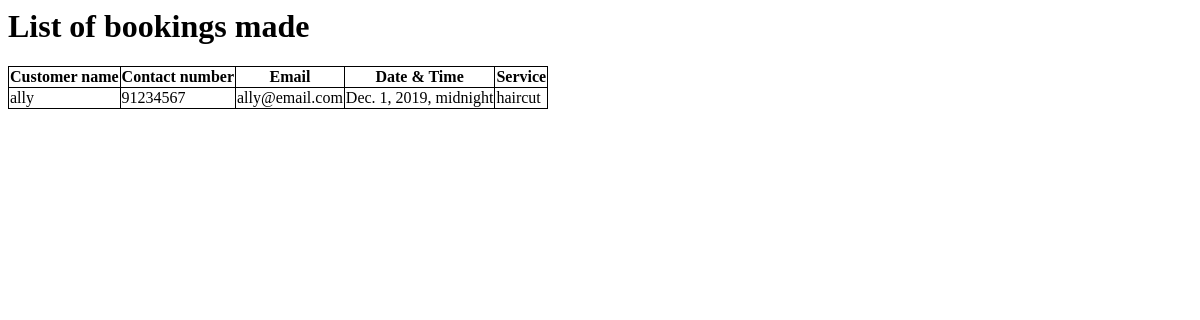
Before: /index/ with the older database file.
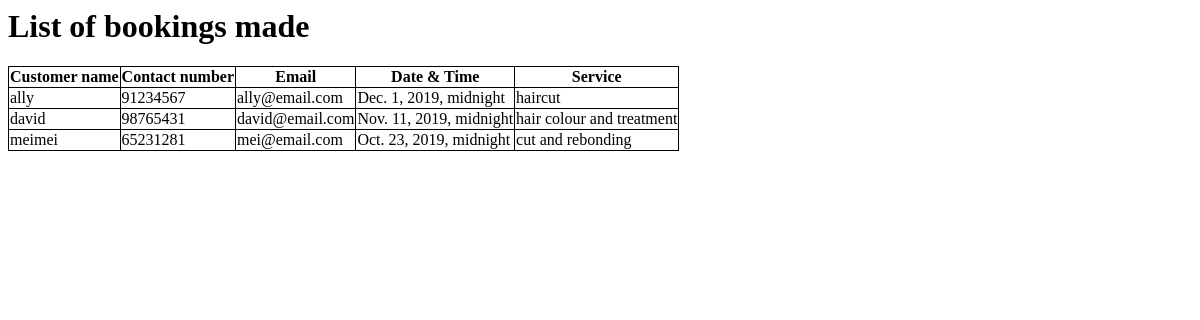
After: the same page with the newer database file.
### bookingform/models.py (models this page shows)
class customerBooking(models.Model):
    customer_name = models.CharField(max_length=50)
    email = models.EmailField()
    contact_num = models.CharField(max_length=20)
    date_time = models.DateTimeField()
    service = models.CharField(max_length=50)

### bookingform/views.py (the view)
# urls.py: path('index/', showAllBookings),
def showAllBookings(request):
    all_bookings = customerBooking.objects.all()
    return render(request, 'listbookings.html',
        {'all_bookings': all_bookings})

### templates/listbookings.html (shortened to what this page needs)
<h1>List of bookings made</h1>
<table>
    <tr>
        <th>Customer name</th>
        <th>Contact number</th>
        <th>Email</th>
        <th>Date & Time</th>
        <th>Service</th>
    </tr>
    {% for customerBooking in all_bookings %}
        <tr>
            <td>{{ customerBooking.customer_name }}</td>
            <td>{{ customerBooking.contact_num }}</td>
            <td>{{ customerBooking.email }}</td>
            <td>{{ customerBooking.date_time }}</td>
            <td>{{ customerBooking.service }}</td>
        </tr>
    {% endfor %}
</table>

### templates/listbookings.html (style rules this page uses)
table, th, td { border: 1px solid black; border-collapse: collapse; }

Changed rows visible on the page:
added customerBooking: customer_name "david", contact_num "98765431", email "david@email.com", date_time "Nov. 11, 2019, midnight", service "hair colour and treatment"
added customerBooking: customer_name "meimei", contact_num "65231281", email "mei@email.com", date_time "Oct. 23, 2019, midnight", service "cut and rebonding"
